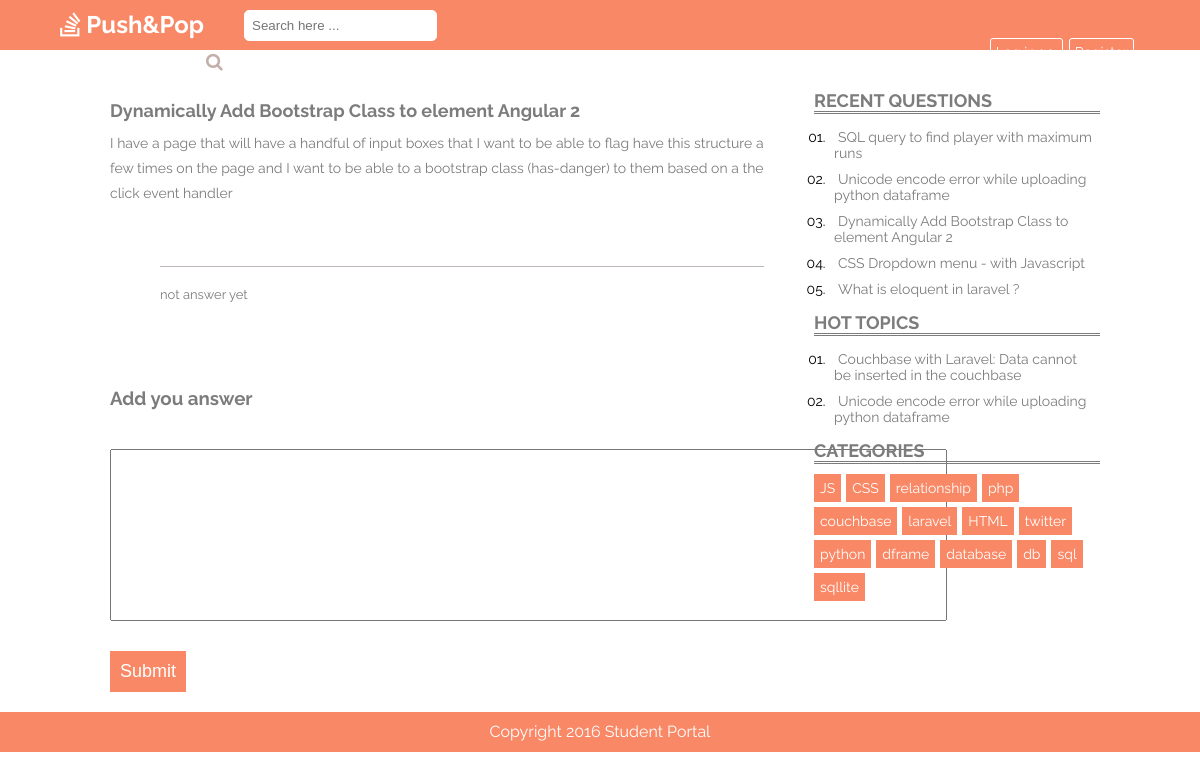
The page /single.php?id=15 on the database its author committed.
### tables this page shows
CREATE TABLE `question` (
  `id` int(10) NOT NULL,
  `user_id` int(10) NOT NULL,
  `title` varchar(120) NOT NULL,
  `description` varchar(1000) NOT NULL,
  `created_at` date NOT NULL
);

CREATE TABLE `tags` (
  `id` int(11) NOT NULL,
  `tag_name` varchar(55) NOT NULL
);

### components/php/questionClass.php (called while the page is built, shortened)
<?php
class question{
    public function getQuestion($id){
        global $pdo;
        $q = $pdo->prepare('SELECT * from question where id=?');
        $res = $q->execute(array($id));
        $q->setFetchMode(PDO::FETCH_ASSOC);
        $row = $q->fetch();
        return $row;
    }
}

### components/php/answerClass.php (called while the page is built, shortened)
<?php
class answer{
    public function getanswer($id){
        global $pdo;
        $q = $pdo->prepare('SELECT a.description, u.name from answer a join user u on a.user_id = u.id where question_id=?');
        $res = $q->execute(array($id));
        $q->setFetchMode(PDO::FETCH_ASSOC);
        if ($q->rowCount()){
            while($row = $q->fetch()){
                $anscollection[] = $row;
            }
            return $anscollection;
        }else {
            return 0;
        }
    }
}
?>

### components/php/sidebarClass.php (called while the page is built, shortened)
<?php
class sidebar{
    public function getTags(){
        global $pdo;
        $q = $pdo->query('SELECT * FROM tags');
        $tags = [];
        $res = $q->execute();
        $q->setFetchMode(PDO::FETCH_ASSOC);
        while($row = $q->fetch()){
            $tags[]=$row;
        }
        return $tags;
    }
    public function trendingQuestion(){
        global $pdo;
        $q = $pdo->query('SELECT * FROM question order by id desc limit 5');
        $rowsQuestion = [];
        $res = $q->execute();
        $q->setFetchMode(PDO::FETCH_ASSOC);
        while($row = $q->fetch()){
            $rowsQuestion[]=$row;
        }
        return $rowsQuestion;
    }
    public function hotQuestion(){
        global $pdo;
        $q = $pdo->query('select q.id,q.title, count(a.question_id) as rep from question q join answer a on q.id = a.question_id group by a.question_id having rep > 1 limit 10
');
        $rowsQuestion = [];
        $res = $q->execute();
        $q->setFetchMode(PDO::FETCH_ASSOC);
        while($row = $q->fetch()){
            $rowsQuestion[]=$row;
        }
        return $rowsQuestion;
    }
}
?>

### single.php (the view, shortened to what this page needs)
<?php
include "components/php/dbConnection.php";
include "components/php/questionClass.php";
include "components/php/answerClass.php";
include "components/php/sidebarClass.php";
$sidebarhandler = new sidebar();
$singleQuestion = new question();
$questionId = $_GET['id'];
$single = $singleQuestion->getQuestion($questionId);
$postAnswer = new answer();
$answer = $postAnswer->getAnswer($questionId);
?>
<?php include "components/php/header.php" ?>
<div class="wrapper">
    <div class="main-content">
        <div class="single-post">
            <h2 class="post-title"><?php echo $single['title'] ?></h2>
            <p class="description"><?php echo $single['description'] ?></p>
            <?php if($answer != 0) :?>
            <?php foreach($answer as $ans) : ?>
            <div class="single-post-footer">
                <div class="answer">
                    <p><?php echo $ans['description']?></p>
                    <div class="answer-by"><span>Answer by : </span><?php echo $ans['name']?></div>
                </div>
            </div>
            <?php endforeach ?>
            <?php else: ?>
             <div class="single-post-footer">
                <div class="answer">
                    <p><?php echo "not answer yet" ?></p>
                </div>
            </div>
            <?php endif ?>
            <div class="comment">
                <h3>Add you answer</h3>
                <form action="" method="post">
                    <textarea name="answer" id="" cols="100" rows="10" required></textarea>
                    <input type="submit" value="submit" name="submitAnswer">
                </form>
            </div>
        </div>
    </div>
    <?php include "components/php/sidebar.php" ?>
</div>
<?php include "components/php/footer.php" ?>

### components/php/sidebar.php
<?php
$tags = $sidebarhandler->getTags();
$trendingQuestion = $sidebarhandler->trendingQuestion();
$hotQuestion = $sidebarhandler->hotQuestion();
?>
<div class="sidebar">
    <div class="trending-topics">
        <h2>Recent Questions</h2>
        <ul>
            <?php foreach($trendingQuestion as $ques):?>
            <li><a href="single.php?id=<?php echo $ques['id']; ?>"><?php echo $ques['title']; ?></a></li>
            <?php endforeach ?>
        </ul>
    </div>
    <div class="trending-topics">
        <h2>Hot Topics</h2>
        <ul>
            <?php foreach($hotQuestion as $ques):?>
            <li><a href="single.php?id=<?php echo $ques['id']; ?>"><?php echo $ques['title']; ?></a></li>
            <?php endforeach ?>
        </ul>
    </div>
    <div class="categories-widget">
        <h2>Categories</h2>
        <ul class="cats">
            <?php foreach($tags as $tag):?>
            <li><a href="singleCat.php?id=<?php echo $tag['id']; ?>"><?php echo $tag['tag_name']; ?></a></li>
            <?php endforeach ?>
        </ul>
    </div>
</div>

### styles.css (style rules this page uses)
* { margin: 0px; padding: 0px; }
body { font-family: 'Raleway', sans-serif; }
.wrapper { width: 85%; margin: 0 auto; margin-top: 80px; }
.main-content { float:left; width:68%; }
h2.post-title { font-size: 18px; margin-bottom: 10px; display: inline-block; color: #7c7c7c; }
p.description { font-size: 14px; line-height: 25px; }
.sidebar { width: 30%; float : right; font-size:14px; }
.sidebar div { margin: 10px; }
.sidebar h2 { color: #7c7c7c; margin-bottom: 10px; font-size: 18px; text-transform: uppercase; border-bottom: 3px double #7c7c7c; }
.trending-topics ul { list-style-type: decimal-leading-zero; margin-left:15px; }
.trending-topics ul li { padding:5px; }
.categories-widget ul li a { background: #F98866; float: left; margin-right: 5px; margin-bottom: 5px; color: #FFF; text-decoration: none; }
.categories-widget ul { list-style: none; }
.categories-widget ul li a { padding:5px; background:#F98866; border: 1px solid #F98866; }
.sidebar .trending-topics a { text-decoration: none; color:#7c7c7c; padding:4px; }
.single-post { margin:20px; color:#7c7c7c; text-align: justify; }
.single-post-footer { margin-left:50px; margin-top:60px; padding-top:15px; margin-bottom:50px; line-height: 25px; border-top: 1px solid #bfb8b8; }
div.answer:before { content:close-quote; }
div.answer { font-size: 13px; }
div.comment { margin-top:80px; }
.comment h3 { margin-bottom:40px; }
.comment textarea { resize:none; padding:10px; }
.comment input { background: #F98866; padding: 9px; cursor: pointer; color:white; margin-top:30px; font-size: 18px; text-transform: capitalize; border:1px solid #F98866; }

### rows shown on the page
question: title "Dynamically Add Bootstrap Class to element Angular 2", description "I have a page that will have a handful of input boxes that I want to be able to flag have this structure a few times on the page and I want to be able to a bootstrap class (has-danger) to them based on a the click event handler"
question: title "SQL query to find player with maximum runs"
question: title "Unicode encode error while uploading python dataframe"
question: title "CSS Dropdown menu - with Javascript"
question: title "What is eloquent in laravel ?"
question: title "Couchbase with Laravel: Data cannot be inserted in the couchbase"
tags: tag_name "JS"
tags: tag_name "CSS"
tags: tag_name "relationship"
tags: tag_name "php"
tags: tag_name "couchbase"
tags: tag_name "laravel"
tags: tag_name "HTML"
tags: tag_name "twitter"
tags: tag_name "python"
tags: tag_name "dframe"
tags: tag_name "database"
tags: tag_name "db"
tags: tag_name "sql"
tags: tag_name "sqllite"
